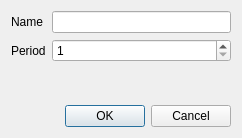
<?xml version="1.0" encoding="UTF-8"?>
<ui version="4.0">
 <class>mbCoreDialogDataView</class>
 <widget class="QDialog" name="mbCoreDialogDataView">
  <property name="geometry">
   <rect>
    <x>0</x>
    <y>0</y>
    <width>242</width>
    <height>138</height>
   </rect>
  </property>
  <property name="windowTitle">
   <string>Data</string>
  </property>
  <layout class="QFormLayout" name="formLayout">
   <item row="0" column="0">
    <widget class="QLabel" name="label_3">
     <property name="text">
      <string>Name</string>
     </property>
    </widget>
   </item>
   <item row="0" column="1">
    <widget class="QLineEdit" name="lnName"/>
   </item>
   <item row="1" column="0">
    <widget class="QLabel" name="label_2">
     <property name="text">
      <string>Period</string>
     </property>
    </widget>
   </item>
   <item row="1" column="1">
    <widget class="QSpinBox" name="spPeriod">
     <property name="minimum">
      <number>1</number>
     </property>
     <property name="maximum">
      <number>65536</number>
     </property>
     <property name="value">
      <number>1</number>
     </property>
    </widget>
   </item>
   <item row="3" column="0" colspan="2">
    <widget class="QDialogButtonBox" name="buttonBox">
     <property name="orientation">
      <enum>Qt::Horizontal</enum>
     </property>
     <property name="standardButtons">
      <set>QDialogButtonBox::Cancel|QDialogButtonBox::Ok</set>
     </property>
    </widget>
   </item>
   <item row="2" column="0">
    <spacer name="verticalSpacer">
     <property name="orientation">
      <enum>Qt::Vertical</enum>
     </property>
     <property name="sizeHint" stdset="0">
      <size>
       <width>20</width>
       <height>40</height>
      </size>
     </property>
    </spacer>
   </item>
  </layout>
 </widget>
 <resources/>
 <connections/>
</ui>
